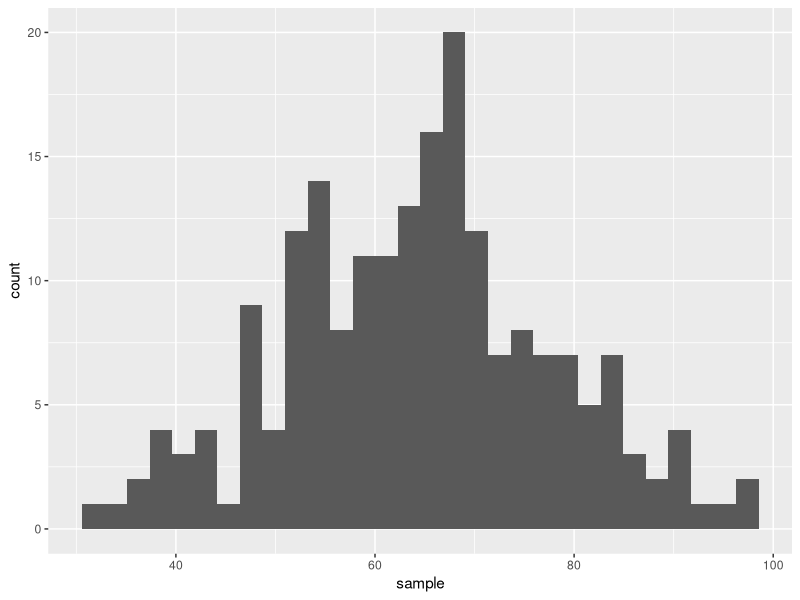
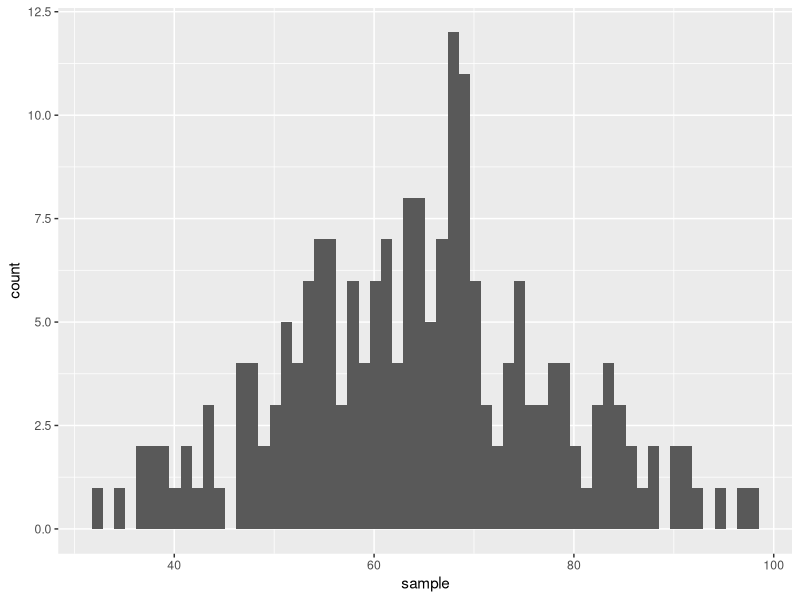
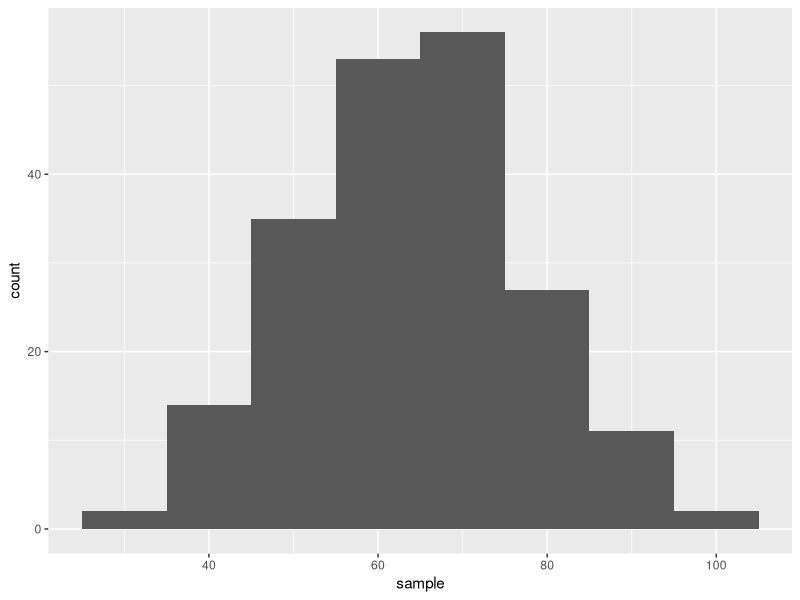
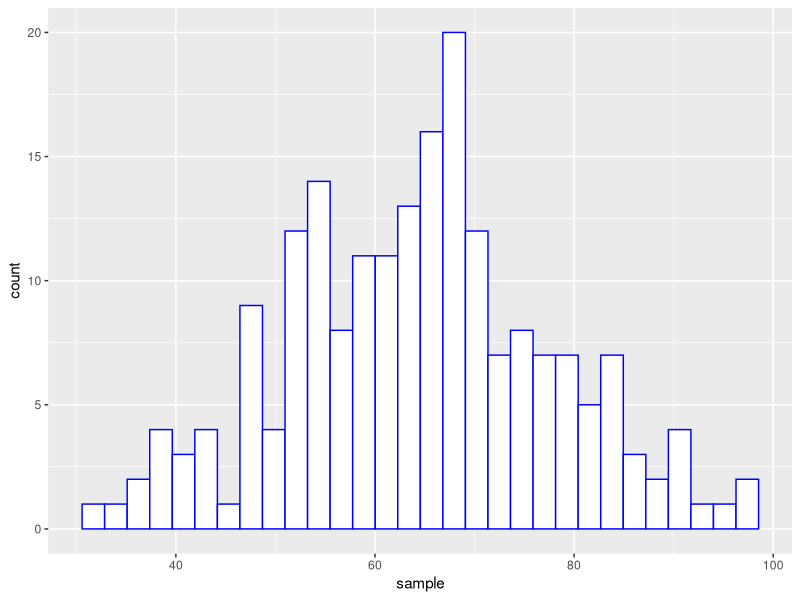

The R script that drew these images, in order:
## ---- chunk 1
knitr::opts_chunk$set(echo = TRUE, fig.align='center')

# title: Creating a histogram of frequency
# author: jonathan
# revised: 18/3/2020 

WEB <- c("https://bioceed.uib.no/dropfolder/bioSTATS/Rmd/Visualizing/Simple/histogram.html")
GIT <- c("https://github.com/jonathansoule/biostats/blob/master/Visualizing/Simple/histogram.Rmd")
library(ggplot2)
# ID
ID <- 1:200
# sample data
sample <- rnorm(200, mean=65, sd=15)
## ---- chunk 2
# dataframe
df <- data.frame(ID,sample)
str(df)
## ---- chunk 3
ggplot(df, aes(sample)) + 
  geom_histogram()
## ---- chunk 4
ggplot(df, aes(sample)) + 
    geom_histogram(bins = 60)
## ---- chunk 5
ggplot(df, aes(sample)) + 
    geom_histogram(binwidth = 10)
## ---- chunk 6
ggplot(df, aes(sample)) + 
  geom_histogram(color="blue", fill="white")
